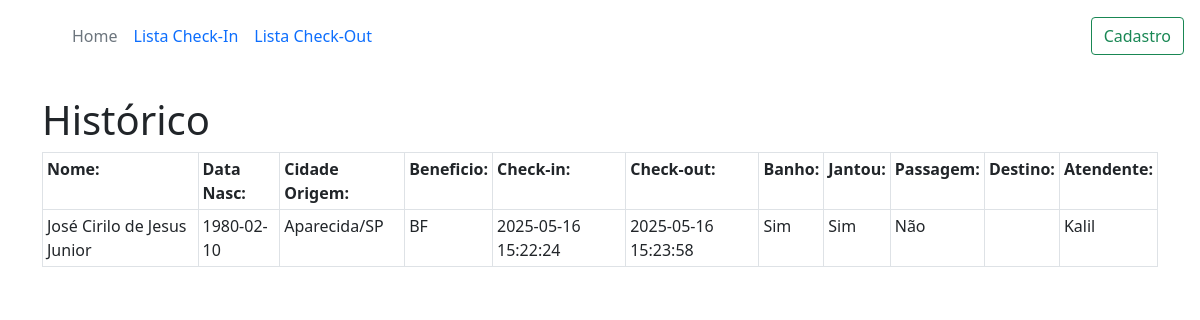
Screenshot of /checarlista.php with the database file from the repository.
### tables this page shows
CREATE TABLE hospedagens(
    id INTEGER PRIMARY KEY AUTOINCREMENT,
    morador_id INTEGER,
    data_checkin TEXT,
    data_checkout TEXT,
    jantou TEXT,
    banho TEXT,
    passagem TEXT,
    destino TEXT,
    atendente TEXT,
    FOREIGN KEY (morador_id) REFERENCES moradores(id)
    );

CREATE TABLE moradores(
    id INTEGER PRIMARY KEY AUTOINCREMENT,
    nome TEXT NOT NULL,
    data_nasc TEXT NOT NULL,
    rg TEXT NOT NULL,
    cpf TEXT NOT NULL,
    cidade_origem TEXT NOT NULL,
    beneficio TEXT NOT NULL
    );

### checarlista.php (the view, shortened to what this page needs)
<?php
require 'Formularios/processo.php';
$sql = "SELECT h.id AS hospedagens, h.banho, h.jantou, h.passagem, h.destino, h.atendente,
m.id AS morador_id, m.nome, m.data_nasc, m.rg, m.cpf, m.cidade_origem, m.beneficio, h.data_checkin, h.data_checkout
FROM moradores m
JOIN hospedagens h on m.id = h.morador_id
ORDER BY h.data_checkin ASC";
$stmt = $db->prepare($sql);
$stmt->execute();
$moradores = $stmt->fetchAll(PDO::FETCH_ASSOC);
?>
<!DOCTYPE html>
<html lang="pt-br">
    <head>
        <link href="https://cdn.jsdelivr.net/npm/bootstrap@5.0.2/dist/css/bootstrap.min.css" rel="stylesheet">
    </head>
    <body>
    <header class="p-3 mb-4 border-down bg-white text-white">
        <div class="d-flex flex-wrap align-items-center justify-content-center justify-content-lg-start">
        <a href="/" class="d-flex align-items-center mb-2 mb-lg-0 text-white text-decoration-none">
          <svg class="bi me-2" width="40" height="32" role="img" aria-label="Bootstrap"><use xlink:href="#bootstrap"></use></svg>
        </a>
        <ul class="nav col-12 col-lg-auto me-lg-auto mb-2 justify-content-center mb-md-0">
          <li><a href="index.html" class="nav-link px-2 text-secondary">Home</a></li>
          <li><a href="lista.php" class="nav-link px-2">Lista Check-In</a></li>
          <li><a href="checarlista.php" class="nav-link px-2">Lista Check-Out</a></li>
        </ul>
        <div class="text-end">
          <a href="cadmorador.html" class="btn btn-outline-success">Cadastro</a>
        </div>
      </div>
    </header>
        <div class="container">
        <h1>Histórico</h1>
        <?php if (count($moradores) > 0): ?>
        <table class="table table-bordered table-sm table-responsive">
            <tr>
                <th>Nome:</th>
                <th>Data Nasc:</th>
                <th>Cidade Origem:</th>
                <th>Beneficio:</th>
                <th>Check-in:</th>
                <th>Check-out:</th>
                <th>Banho:</th>
                <th>Jantou:</th>
                <th>Passagem:</th>
                <th>Destino:</th>
                <th>Atendente:</th>
            </tr>
            <?php foreach ($moradores as $m): ?>
                <tr>
                <td><?php echo ($m['nome'])?></td>
                <td><?php echo ($m['data_nasc'])?></td>
                <td><?php echo ($m['cidade_origem'])?></td>
                <td><?php echo ($m['beneficio'])?></td>
                <td><?php echo ($m['data_checkin'])?></td>
                <td><?php echo ($m['data_checkout'])?></td>
                <td><?php echo ($m['banho'])?></td>
                <td><?php echo ($m['jantou'])?></td>
                <td><?php echo ($m['passagem'])?></td>
                <td><?php echo ($m['destino'])?></td>
                <td><?php echo ($m['atendente'])?></td>
                </tr>
            <?php endforeach; ?>
        </table>
        </div>
        <?php endif; ?>
    </body>
    </html>

### rows the page displays
hospedagens: morador.nome "José Cirilo de Jesus Junior", morador.data_nasc "1980-02-10", morador.cidade_origem "Aparecida/SP", morador.beneficio "BF", data_checkin "2025-05-16 15:22:24", data_checkout "2025-05-16 15:23:58", banho "Sim", jantou "Sim", passagem "Não", atendente "Kalil"
